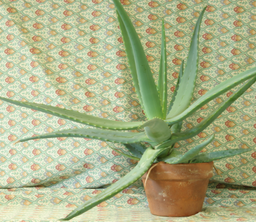
#> input picture images/Aloe/left.png, 256 x 222 px, shrunk from 427 x 370 before the run, found by its file name
$ python main.py images/Aloe/left.png
#> lines starting #> are read from the running program, lines starting #| are printed output that depends on the picture
### graph_cuts_stereo.py
import cv2
import maxflow
import numpy as np
import random

VAR_ALPHA = -1
VAR_ABSENT = -2
NEIGHBORS = [[0, 1], [1, 0]]

class GraphCutsStereo:
    def __init__(self, left_image, right_image):
        self.num_rows, self.num_cols = left_image.shape[:2]
        self.left_image = cv2.cvtColor(left_image, cv2.COLOR_BGR2GRAY).astype(int)
        self.right_image = cv2.cvtColor(right_image, cv2.COLOR_BGR2GRAY).astype(int)

        self.max_disparity = int(0.15 * self.num_cols)
        self.I_disp = list(range(self.max_disparity))
        self.done = [False for i in range(len(self.I_disp))]

        self.d_left = np.full((self.num_rows, self.num_cols), -1)
        self.d_right = np.full((self.num_rows, self.num_cols), -1)

        self.K = 30
        self.lambda_smooth = 10
        self.trim_cutoff = 30
        self.curr_energy = float('inf')
        self.constant_additional_cut_cost = 0
        self.vars_A = np.zeros((self.num_rows, self.num_cols), dtype=int)
        self.vars_0 = np.zeros((self.num_rows, self.num_cols), dtype=int)

    def reset_state(self):
        self.constant_additional_cut_cost = 0
        self.vars_A = np.zeros((self.num_rows, self.num_cols), dtype=int)
        self.vars_0 = np.zeros((self.num_rows, self.num_cols), dtype=int)

    # [43 lines left out: function add_nodes, not called in this run]

    def calculate_D_prime(self, I_p, I_q):
        return min(self.trim_cutoff, np.abs(I_p - I_q)) ** 2 - self.K

    # [140 lines left out: functions create_data_occlusion_edges, add_term2, create_smoothness_edges, create_unique_edges, update_d_left_right, not called in this run]

    def alpha_expansion(self, alpha):
        self.reset_state()

        # Initialize graph
        approx_num_vertices = self.num_rows * self.num_cols
        approx_num_edges = 4 * approx_num_vertices
        g = maxflow.Graph[int](approx_num_vertices, approx_num_edges)

        # Create graph
        nodes = self.add_nodes(g, alpha)
        self.create_data_occlusion_edges(g, alpha)
        self.create_smoothness_edges(g, alpha)
        self.create_unique_edges(g, alpha)

        # Calculate new energy
        max_flow = g.maxflow()
        new_energy = max_flow + self.constant_additional_cut_cost

        # Update state if energy decreases
        if new_energy < self.curr_energy:
            self.curr_energy = new_energy
            self.update_d_left_right(g, alpha)
            return True

        return False

    def expansion_move(self):
        random.shuffle(self.I_disp)

        for alpha in self.I_disp:
            if not self.done[alpha]:
                improved = self.alpha_expansion(alpha)

                if improved:
                    self.done = [False for i in range(len(self.I_disp))]

                self.done[alpha] = True

                if all(self.done):
                    return

    def minimize_energy(self):
        while not all(self.done):
            self.expansion_move()

        # Set disparity of occluded pixels to 0 before returning
        self.d_left[self.d_left == -1] = 0
        return self.d_left

### main.py
import cv2
import graph_cuts_stereo
import numpy as np
import os
import sys

from matplotlib import pyplot as plt
from numba import njit, cuda

# Image directory
image_dir = "images"

@njit(target_backend='cuda')
def get_ssd_disparity_map(left_image_padded, right_image_padded, num_rows, num_cols, window_radius):
    window_dimensions = 1 + 2 * window_radius
    max_disparity = int(0.15 * num_cols)
    disparity_map = np.zeros((num_rows, num_cols))

    left = left_image_padded
    right = right_image_padded

    # Determine best correspondence for each pixel
    for row in range(num_rows):
        for col in range(num_cols):
            template_window = left[row:row + window_dimensions, col:col + window_dimensions]
            min_ssd = -1
            disparity = 0

            # Search only along horizontal epipolar line
            for epipolar_col in range(max(0, col - max_disparity), col):
                proposed_window = right[row:row + window_dimensions, epipolar_col:epipolar_col + window_dimensions]
                ssd = np.sum((template_window - proposed_window) ** 2)

                if min_ssd == -1 or ssd < min_ssd:
                    min_ssd = ssd
                    disparity = np.abs(col - epipolar_col)

            # Set disparity between pixel and its correspondent
            disparity_map[row][col] = disparity

    return disparity_map

def get_gc_disparity_map(left_image, right_image):
    gc_stereo_method = graph_cuts_stereo.GraphCutsStereo(left_image, right_image)
    disparity_map = gc_stereo_method.minimize_energy()

    return disparity_map

if __name__ == '__main__':
    if len(sys.argv) < 2:
        print('Please provide a scene name.')
        exit()

    # Read scene name and associated images
    scene_name = sys.argv[1]
    left_image = cv2.imread(os.path.join(image_dir, scene_name, 'left.png'))
#> left_image is the input picture: shape (222, 256, 3); mean B, G, R 135.7, 176.3, 170.3
    right_image = cv2.imread(os.path.join(image_dir, scene_name, 'right.png'))
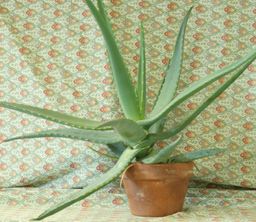
#> input picture images/Aloe/right.png, 256 x 222 px, shrunk from 427 x 370 before the run, found by its file name
#> right_image is the input picture: shape (222, 256, 3); mean B, G, R 133.2, 173.2, 167.1
    num_rows, num_cols = left_image.shape[:2]
#> num_rows = 222; num_cols = 256

    run_ssd = True
    run_gc = True

    if run_ssd:
        # Calculate SSD disparity map
        window_radius = 4

        # Preprocess image
        num_rows, num_cols = left_image.shape[:2]
        left_image = cv2.cvtColor(left_image, cv2.COLOR_BGR2GRAY).astype(int)
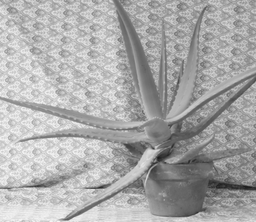
#> left_image: shape (222, 256) int64; min 28, max 246, mean 169.8
        left_image_padded = cv2.copyMakeBorder(left_image, window_radius, window_radius, window_radius, window_radius, cv2.BORDER_REFLECT_101)
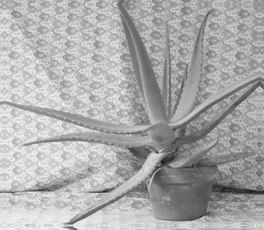
#> left_image_padded: shape (230, 264) int32; min 28, max 246, mean 170.9
        right_image = cv2.cvtColor(right_image, cv2.COLOR_BGR2GRAY).astype(int)
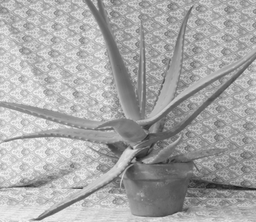
#> right_image: shape (222, 256) int64; min 30, max 245, mean 166.8
        right_image_padded = cv2.copyMakeBorder(right_image, window_radius, window_radius, window_radius, window_radius, cv2.BORDER_REFLECT_101)
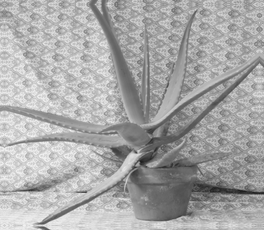
#> right_image_padded: shape (230, 264) int32; min 30, max 245, mean 168.1

        ssd_disp_map = get_ssd_disparity_map(left_image_padded, right_image_padded, num_rows, num_cols, window_radius)
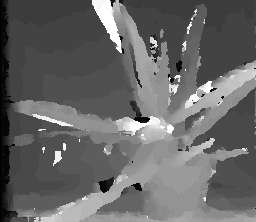
#> ssd_disp_map: shape (222, 256) float64; min 0, max 38, mean 15.4; drawn with min black and max white
        cv2.imwrite(os.path.join(image_dir, scene_name, 'ssd_disp.png'), ssd_disp_map)

    if run_gc:
        # Images have been modified; read again
        left_image = cv2.imread(os.path.join(image_dir, scene_name, 'left.png'))
        right_image = cv2.imread(os.path.join(image_dir, scene_name, 'right.png'))

        # Calculate graph cut disparity map
        gc_disp_map_left = get_gc_disparity_map(left_image, right_image)
#> (the run stopped early here; a loop or call above may not have finished)
